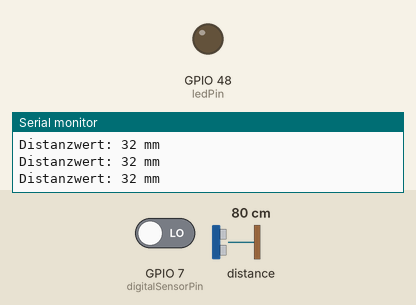
The sketch below on a simulated ESP32-S3. Shown: output pins drawn as LEDs (lit = HIGH), the last lines printed to the serial monitor. The inputs (shaded band) are chosen by the test bench; at power-on: GPIO 7 (digitalSensorPin) LOW, distance to the obstacle 80 cm. WiFi joins after 1.5 s; servers stay silent unless stated; uploads are accepted with an empty reply.

Above: at 3.7 s.
3.8 s: GPIO 7 (digitalSensorPin) driven HIGH
At 5.3 s:
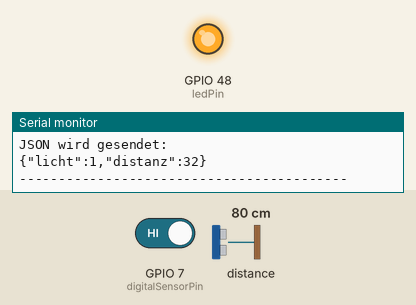
5.6 s: GPIO 7 (digitalSensorPin) driven LOW
At 7.1 s:
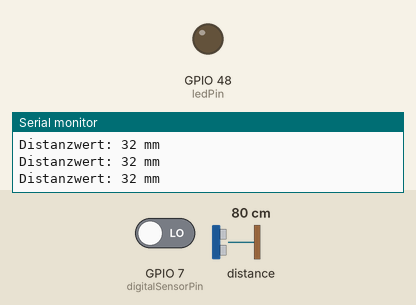
Timing chart, 0 to 8.6 s (numbered marks = the images above; inputs shaded):
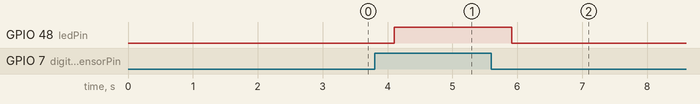

Measured:
- after the input at 3.8 s, GPIO 48 (ledPin): LOW → HIGH after 0.30 s
- after the input at 5.6 s, GPIO 48 (ledPin): HIGH → LOW after 0.31 s

The sketch:

lichtunddistanzsensor.ino
```cpp
#include <WiFi.h>
#include <HTTPClient.h>
#include <Arduino_JSON.h>
#include <Wire.h>
#include "Adafruit_VL6180X.h"

// WLAN-Zugangsdaten
const char* ssid     = "tinkergarden";
const char* pass     = "strenggeheim";

// Server-URL
const char* serverURL = "https://geocache.rotweissbunt.com/php/load.php";

// Sensor-Pins
const int digitalSensorPin = 7;        // z. B. Lichtsensor, Taster
const int ledPin = BUILTIN_LED;        // LED zur Anzeige

// I2C für VL6180X (GPIO6 = SDA, GPIO7 = SCL)
Adafruit_VL6180X vl = Adafruit_VL6180X();

// Zeitsteuerung
unsigned long lastTime = 0;
unsigned long timerDelay = 5000;      // 5 Sekunden Intervall

int digitalValue = 0;
int lastDigitalValue = -1;

void setup() {
  Serial.begin(115200);
  delay(1000);

  // I2C starten und Distanzsensor initialisieren
  Wire.begin(5, 6); // SDA = GPIO5, SCL = GPIO6 (wie im ursprünglichen Code)
  if (!vl.begin()) {
    Serial.println("VL6180X Sensor nicht gefunden!");
    while (1);  // Wartet, falls der Sensor nicht gefunden wird
  }
  Serial.println("VL6180X Sensor gefunden.");

  // Pins konfigurieren
  pinMode(digitalSensorPin, INPUT);
  pinMode(ledPin, OUTPUT);
  digitalWrite(ledPin, LOW);  // LED aus zu Beginn

  // WLAN verbinden
  Serial.print("Verbinde mit WLAN");
  WiFi.begin(ssid, pass);
  while (WiFi.status() != WL_CONNECTED) {
    delay(500);
    Serial.print(".");
  }
  Serial.printf("\nVerbunden mit %s, IP: %s\n", ssid, WiFi.localIP().toString().c_str());
}

void loop() {
  // Digitalen Sensor einlesen
  digitalValue = digitalRead(digitalSensorPin);
  if (digitalValue != lastDigitalValue) {
    lastDigitalValue = digitalValue;
    digitalWrite(ledPin, digitalValue);
    Serial.printf("Digitalwert: %d\n", digitalValue);
  }

  // Distanzsensor einlesen
  uint8_t range = vl.readRange();
  uint8_t status = vl.readRangeStatus();
  if (status == VL6180X_ERROR_NONE) {
    Serial.printf("Distanzwert: %d mm\n", range);
  } else {
    Serial.println("Fehler beim Lesen des Distanzsensors");
    range = 255; // ungültiger Wert
  }

  // Alle 15 Sekunden an Server senden
  if ((millis() - lastTime) > timerDelay) {
    lastTime = millis();

    JSONVar dataObject;
    dataObject["licht"] = digitalValue;
    dataObject["distanz"] = range;
    String jsonString = JSON.stringify(dataObject);

    // DEBUG: Zeige, was gesendet wird
    Serial.println("--------------- DEBUG JSON ---------------");
    Serial.println("JSON wird gesendet:");
    Serial.println(jsonString);
    Serial.println("------------------------------------------");

    // Prüfe WLAN-Verbindung und sende HTTP-Anfrage
    if (WiFi.status() == WL_CONNECTED) {
      HTTPClient http;
      http.begin(serverURL);
      http.addHeader("Content-Type", "application/json");
      int httpResponseCode = http.POST(jsonString);

      if (httpResponseCode > 0) {
        String response = http.getString();
        Serial.printf("HTTP Antwort: %d\n", httpResponseCode);
        Serial.println("Serverantwort: " + response);
      } else {
        Serial.printf("Fehler beim Senden: %d\n", httpResponseCode);
      }

      http.end();
    } else {
      Serial.println("WLAN getrennt");
    }
  }

  delay(500); // etwas Zeit für den Sensor
}
```
